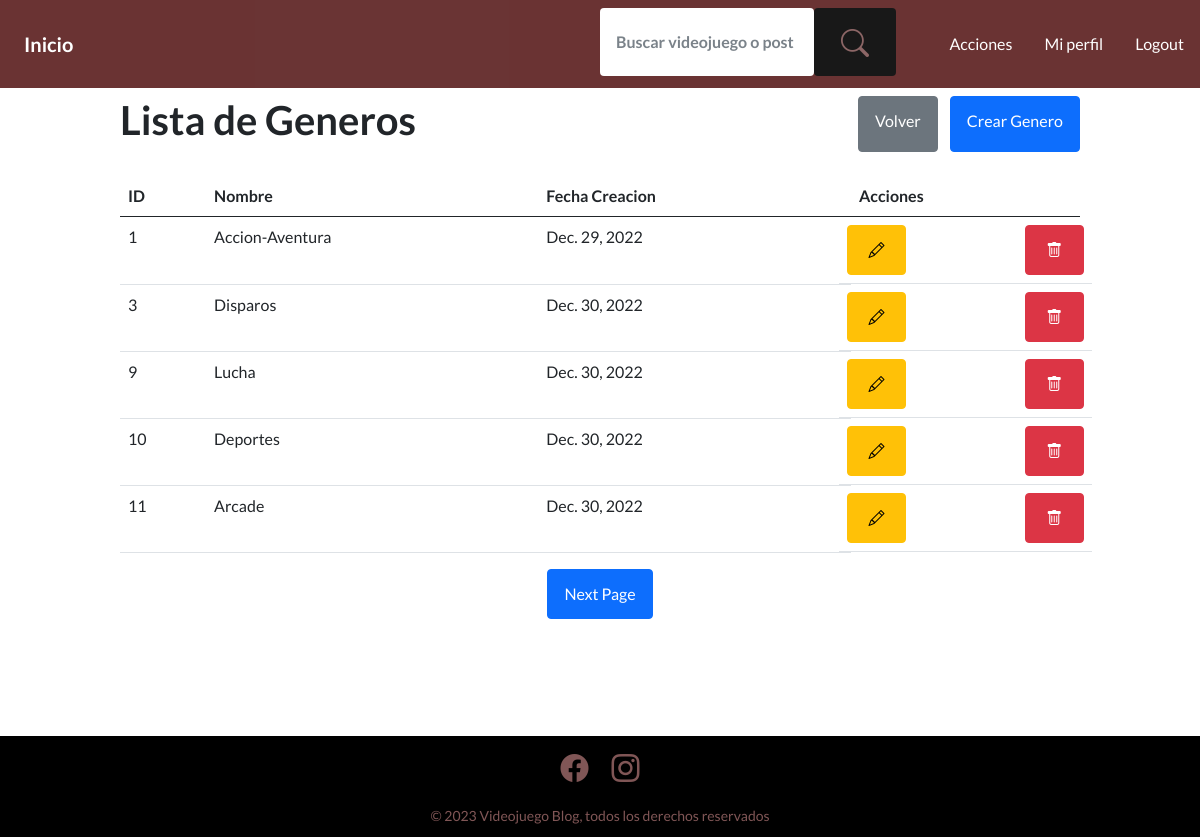
The app's page /actions/list/genero/1 (signed in) with its own data.
### videojuegoapp/models.py (models this page shows)
class Genero(models.Model):
    nombre = models.CharField(max_length=40)
    fecha_creacion = models.DateField()

### videojuegoapp/views.py (the view)
# urls.py: path('actions/list/genero/<int:page>', list_genero, name='gameblog-list-genero'),
@login_required
@user_passes_test(check_admin)
def list_genero(request, page):
    generos = Genero.objects.all()
    paginator = Paginator(generos, per_page=5)
    page_genero = paginator.get_page(page)
    return render(request, 'videojuego/crud/genero/list.html', {'page_genero': page_genero})

### videojuegoapp/views.py (called while the page is built)
def check_admin(user):
    return user.is_superuser

### videojuegoapp/templates/videojuego/crud/genero/list.html (shortened to what this page needs)
{% extends "videojuego/bootstrap.html" %}
{% load static %}
{% block content %}
<div class="list-genero mt-2">
  <div class="list-header row">
    <h1 class="col-9">Lista de Generos</h1>
    <div class="col-3 d-flex justify-content-between">
      <a href="{% url 'gameblog-actions' %}" class="btn btn-secondary">Volver</a>
      <a href="{% url 'gameblog-create-genero' %}" class="btn btn-primary">Crear Genero</a>
    </div>
  </div>
  <table class="table mt-4">
    <thead>
      <tr>
        <th scope="col">ID</th>
        <th scope="col">Nombre</th>
        <th scope="col">Fecha Creacion</th>
        <th scope="col">Acciones</th>
      </tr>
    </thead>
    <tbody>
      {% for genero in page_genero %}
      <tr>
        <td>{{ genero.id }}</td>
        <td>{{ genero.nombre }}</td>
        <td>{{ genero.fecha_creacion}}</td>
        <td class="row d-flex justify-content-between">
          <a href="{% url 'gameblog-update-genero' genero.id %}" class="btn btn-warning no-padding col-3">
            <i class="bi bi-pencil"></i></a>
          <a href="{% url 'gameblog-delete-genero' genero.id %}" class="btn btn-danger no-padding col-3">
            <i class="bi bi-trash"></i>
          </a>
        </td>
      </tr>
      {% endfor %}
    </tbody>
  </table>
  {% block pagination %}
  <center>
    {% if page_genero.has_next %}
    <a class="btn btn-primary" href="{% url 'gameblog-list-genero' page_genero.next_page_number %}">
      Next Page
    </a>
    {% endif%}
  </center>
  {% endblock %}
</div>
{% endblock %}

### records on screen
Genero: id "1", nombre "Accion-Aventura", fecha_creacion "Dec. 29, 2022"
Genero: id "3", nombre "Disparos", fecha_creacion "Dec. 30, 2022"
Genero: id "9", nombre "Lucha", fecha_creacion "Dec. 30, 2022"
Genero: id "10", nombre "Deportes", fecha_creacion "Dec. 30, 2022"
Genero: id "11", nombre "Arcade", fecha_creacion "Dec. 30, 2022"
